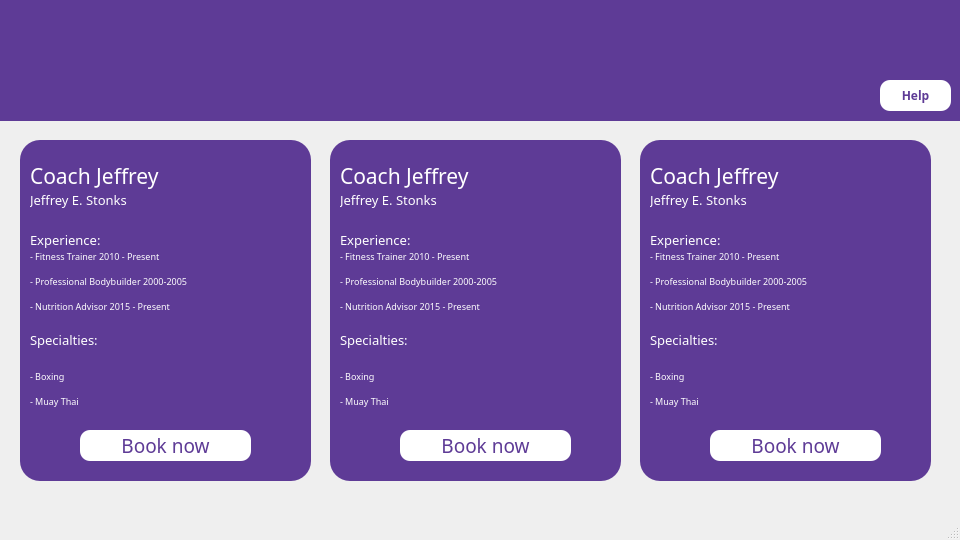
<?xml version="1.0" encoding="UTF-8"?>
<ui version="4.0">
 <class>MainWindow</class>
 <widget class="QMainWindow" name="MainWindow">
  <property name="geometry">
   <rect>
    <x>0</x>
    <y>0</y>
    <width>960</width>
    <height>540</height>
   </rect>
  </property>
  <property name="windowTitle">
   <string>MainWindow</string>
  </property>
  <widget class="QWidget" name="centralwidget">
   <widget class="QPushButton" name="help">
    <property name="geometry">
     <rect>
      <x>880</x>
      <y>80</y>
      <width>71</width>
      <height>31</height>
     </rect>
    </property>
    <property name="font">
     <font>
      <family>Arial Black</family>
      <bold>true</bold>
     </font>
    </property>
    <property name="styleSheet">
     <string notr="true">QPushButton
{
background-color:white ;
color:#5e3b96;
 border-radius:10px;
}</string>
    </property>
    <property name="text">
     <string>Help</string>
    </property>
   </widget>
   <widget class="QLabel" name="label_12">
    <property name="geometry">
     <rect>
      <x>260</x>
      <y>0</y>
      <width>421</width>
      <height>121</height>
     </rect>
    </property>
    <property name="text">
     <string/>
    </property>
    <property name="pixmap">
     <pixmap>../logos/logog.jpg</pixmap>
    </property>
    <property name="scaledContents">
     <bool>true</bool>
    </property>
   </widget>
   <widget class="QLabel" name="BGviolet">
    <property name="geometry">
     <rect>
      <x>0</x>
      <y>0</y>
      <width>961</width>
      <height>121</height>
     </rect>
    </property>
    <property name="styleSheet">
     <string notr="true">QLabel
{
background: #5e3b96;
}</string>
    </property>
    <property name="text">
     <string/>
    </property>
   </widget>
   <widget class="QLabel" name="coachname">
    <property name="geometry">
     <rect>
      <x>30</x>
      <y>160</y>
      <width>171</width>
      <height>31</height>
     </rect>
    </property>
    <property name="font">
     <font>
      <family>Arial Black</family>
      <pointsize>16</pointsize>
     </font>
    </property>
    <property name="layoutDirection">
     <enum>Qt::LayoutDirection::LeftToRight</enum>
    </property>
    <property name="styleSheet">
     <string notr="true">QLabel
{
color:white;
}</string>
    </property>
    <property name="text">
     <string>Coach Jeffrey</string>
    </property>
    <property name="alignment">
     <set>Qt::AlignmentFlag::AlignLeading|Qt::AlignmentFlag::AlignLeft|Qt::AlignmentFlag::AlignVCenter</set>
    </property>
   </widget>
   <widget class="QLabel" name="label_2">
    <property name="geometry">
     <rect>
      <x>30</x>
      <y>190</y>
      <width>171</width>
      <height>20</height>
     </rect>
    </property>
    <property name="font">
     <font>
      <family>Arial Black</family>
      <pointsize>10</pointsize>
     </font>
    </property>
    <property name="styleSheet">
     <string notr="true">QLabel
{
color:white;
}</string>
    </property>
    <property name="text">
     <string>Jeffrey E. Stonks</string>
    </property>
   </widget>
   <widget class="QLabel" name="label_3">
    <property name="geometry">
     <rect>
      <x>30</x>
      <y>230</y>
      <width>91</width>
      <height>21</height>
     </rect>
    </property>
    <property name="font">
     <font>
      <family>Arial Black</family>
      <pointsize>10</pointsize>
     </font>
    </property>
    <property name="styleSheet">
     <string notr="true">QLabel
{
color:white;
}</string>
    </property>
    <property name="text">
     <string>&lt;html&gt;&lt;head/&gt;&lt;body&gt;&lt;p&gt;Experience:&lt;/p&gt;&lt;/body&gt;&lt;/html&gt;</string>
    </property>
   </widget>
   <widget class="QPushButton" name="booknow1">
    <property name="geometry">
     <rect>
      <x>80</x>
      <y>430</y>
      <width>171</width>
      <height>31</height>
     </rect>
    </property>
    <property name="font">
     <font>
      <family>Arial Black</family>
      <pointsize>14</pointsize>
     </font>
    </property>
    <property name="styleSheet">
     <string notr="true">QPushButton
{
background-color:white;
color:#5e3b96;
border-radius:10px;
}</string>
    </property>
    <property name="text">
     <string>Book now</string>
    </property>
   </widget>
   <widget class="QLabel" name="BGviolet_2">
    <property name="geometry">
     <rect>
      <x>20</x>
      <y>140</y>
      <width>291</width>
      <height>341</height>
     </rect>
    </property>
    <property name="styleSheet">
     <string notr="true">QLabel
{
background: #5e3b96;
border-radius:20px;
}</string>
    </property>
    <property name="text">
     <string/>
    </property>
   </widget>
   <widget class="QLabel" name="BGviolet_3">
    <property name="geometry">
     <rect>
      <x>330</x>
      <y>140</y>
      <width>291</width>
      <height>341</height>
     </rect>
    </property>
    <property name="styleSheet">
     <string notr="true">QLabel
{
background: #5e3b96;
border-radius:20px;
}</string>
    </property>
    <property name="text">
     <string/>
    </property>
   </widget>
   <widget class="QLabel" name="BGviolet_4">
    <property name="geometry">
     <rect>
      <x>640</x>
      <y>140</y>
      <width>291</width>
      <height>341</height>
     </rect>
    </property>
    <property name="styleSheet">
     <string notr="true">QLabel
{
background: #5e3b96;
border-radius:20px;
}</string>
    </property>
    <property name="text">
     <string/>
    </property>
   </widget>
   <widget class="QLabel" name="label_4">
    <property name="geometry">
     <rect>
      <x>30</x>
      <y>250</y>
      <width>271</width>
      <height>71</height>
     </rect>
    </property>
    <property name="font">
     <font>
      <family>Arial Black</family>
      <pointsize>7</pointsize>
     </font>
    </property>
    <property name="styleSheet">
     <string notr="true">QLabel
{
color:white;
}</string>
    </property>
    <property name="text">
     <string>&lt;html&gt;&lt;head/&gt;&lt;body&gt;&lt;p&gt;&lt;span style=&quot; color:#ffffff;&quot;&gt;- Fitness Trainer 2010 - Present&lt;/span&gt;&lt;/p&gt;&lt;p&gt;&lt;span style=&quot; color:#ffffff;&quot;&gt;- Professional Bodybuilder 2000-2005&lt;/span&gt;&lt;/p&gt;&lt;p&gt;&lt;span style=&quot; color:#ffffff;&quot;&gt;- Nutrition Advisor 2015 - Present&lt;/span&gt;&lt;/p&gt;&lt;/body&gt;&lt;/html&gt;</string>
    </property>
    <property name="alignment">
     <set>Qt::AlignmentFlag::AlignLeading|Qt::AlignmentFlag::AlignLeft|Qt::AlignmentFlag::AlignTop</set>
    </property>
   </widget>
   <widget class="QLabel" name="label_5">
    <property name="geometry">
     <rect>
      <x>30</x>
      <y>330</y>
      <width>91</width>
      <height>21</height>
     </rect>
    </property>
    <property name="font">
     <font>
      <family>Arial Black</family>
      <pointsize>10</pointsize>
     </font>
    </property>
    <property name="styleSheet">
     <string notr="true">QLabel
{
color:white;
}</string>
    </property>
    <property name="text">
     <string>&lt;html&gt;&lt;head/&gt;&lt;body&gt;&lt;p&gt;Specialties:&lt;/p&gt;&lt;/body&gt;&lt;/html&gt;</string>
    </property>
   </widget>
   <widget class="QLabel" name="label_6">
    <property name="geometry">
     <rect>
      <x>30</x>
      <y>370</y>
      <width>271</width>
      <height>61</height>
     </rect>
    </property>
    <property name="font">
     <font>
      <family>Arial Black</family>
      <pointsize>7</pointsize>
     </font>
    </property>
    <property name="styleSheet">
     <string notr="true">QLabel
{
color:white;
}</string>
    </property>
    <property name="text">
     <string>&lt;html&gt;&lt;head/&gt;&lt;body&gt;&lt;p&gt;&lt;span style=&quot; color:#ffffff;&quot;&gt;- Boxing&lt;/span&gt;&lt;/p&gt;&lt;p&gt;&lt;span style=&quot; color:#ffffff;&quot;&gt;- Muay Thai&lt;/span&gt;&lt;/p&gt;&lt;/body&gt;&lt;/html&gt;</string>
    </property>
    <property name="alignment">
     <set>Qt::AlignmentFlag::AlignLeading|Qt::AlignmentFlag::AlignLeft|Qt::AlignmentFlag::AlignTop</set>
    </property>
   </widget>
   <widget class="QLabel" name="label">
    <property name="geometry">
     <rect>
      <x>210</x>
      <y>160</y>
      <width>80</width>
      <height>80</height>
     </rect>
    </property>
    <property name="font">
     <font>
      <pointsize>5</pointsize>
     </font>
    </property>
    <property name="text">
     <string/>
    </property>
    <property name="pixmap">
     <pixmap>../assets/pfp.jpg</pixmap>
    </property>
    <property name="scaledContents">
     <bool>true</bool>
    </property>
   </widget>
   <widget class="QLabel" name="label_7">
    <property name="geometry">
     <rect>
      <x>520</x>
      <y>160</y>
      <width>80</width>
      <height>80</height>
     </rect>
    </property>
    <property name="font">
     <font>
      <pointsize>5</pointsize>
     </font>
    </property>
    <property name="text">
     <string/>
    </property>
    <property name="pixmap">
     <pixmap>../assets/pfp.jpg</pixmap>
    </property>
    <property name="scaledContents">
     <bool>true</bool>
    </property>
   </widget>
   <widget class="QLabel" name="label_8">
    <property name="geometry">
     <rect>
      <x>830</x>
      <y>160</y>
      <width>80</width>
      <height>80</height>
     </rect>
    </property>
    <property name="font">
     <font>
      <pointsize>5</pointsize>
     </font>
    </property>
    <property name="text">
     <string/>
    </property>
    <property name="pixmap">
     <pixmap>../assets/pfp.jpg</pixmap>
    </property>
    <property name="scaledContents">
     <bool>true</bool>
    </property>
   </widget>
   <widget class="QLabel" name="coachname_2">
    <property name="geometry">
     <rect>
      <x>340</x>
      <y>160</y>
      <width>171</width>
      <height>31</height>
     </rect>
    </property>
    <property name="font">
     <font>
      <family>Arial Black</family>
      <pointsize>16</pointsize>
     </font>
    </property>
    <property name="layoutDirection">
     <enum>Qt::LayoutDirection::LeftToRight</enum>
    </property>
    <property name="styleSheet">
     <string notr="true">QLabel
{
color:white;
}</string>
    </property>
    <property name="text">
     <string>Coach Jeffrey</string>
    </property>
    <property name="alignment">
     <set>Qt::AlignmentFlag::AlignLeading|Qt::AlignmentFlag::AlignLeft|Qt::AlignmentFlag::AlignVCenter</set>
    </property>
   </widget>
   <widget class="QLabel" name="coachname_3">
    <property name="geometry">
     <rect>
      <x>650</x>
      <y>160</y>
      <width>171</width>
      <height>31</height>
     </rect>
    </property>
    <property name="font">
     <font>
      <family>Arial Black</family>
      <pointsize>16</pointsize>
     </font>
    </property>
    <property name="layoutDirection">
     <enum>Qt::LayoutDirection::LeftToRight</enum>
    </property>
    <property name="styleSheet">
     <string notr="true">QLabel
{
color:white;
}</string>
    </property>
    <property name="text">
     <string>Coach Jeffrey</string>
    </property>
    <property name="alignment">
     <set>Qt::AlignmentFlag::AlignLeading|Qt::AlignmentFlag::AlignLeft|Qt::AlignmentFlag::AlignVCenter</set>
    </property>
   </widget>
   <widget class="QLabel" name="label_9">
    <property name="geometry">
     <rect>
      <x>340</x>
      <y>190</y>
      <width>171</width>
      <height>20</height>
     </rect>
    </property>
    <property name="font">
     <font>
      <family>Arial Black</family>
      <pointsize>10</pointsize>
     </font>
    </property>
    <property name="styleSheet">
     <string notr="true">QLabel
{
color:white;
}</string>
    </property>
    <property name="text">
     <string>Jeffrey E. Stonks</string>
    </property>
   </widget>
   <widget class="QLabel" name="label_10">
    <property name="geometry">
     <rect>
      <x>650</x>
      <y>190</y>
      <width>171</width>
      <height>20</height>
     </rect>
    </property>
    <property name="font">
     <font>
      <family>Arial Black</family>
      <pointsize>10</pointsize>
     </font>
    </property>
    <property name="styleSheet">
     <string notr="true">QLabel
{
color:white;
}</string>
    </property>
    <property name="text">
     <string>Jeffrey E. Stonks</string>
    </property>
   </widget>
   <widget class="QLabel" name="label_11">
    <property name="geometry">
     <rect>
      <x>340</x>
      <y>230</y>
      <width>91</width>
      <height>21</height>
     </rect>
    </property>
    <property name="font">
     <font>
      <family>Arial Black</family>
      <pointsize>10</pointsize>
     </font>
    </property>
    <property name="styleSheet">
     <string notr="true">QLabel
{
color:white;
}</string>
    </property>
    <property name="text">
     <string>&lt;html&gt;&lt;head/&gt;&lt;body&gt;&lt;p&gt;Experience:&lt;/p&gt;&lt;/body&gt;&lt;/html&gt;</string>
    </property>
   </widget>
   <widget class="QLabel" name="label_13">
    <property name="geometry">
     <rect>
      <x>340</x>
      <y>250</y>
      <width>271</width>
      <height>71</height>
     </rect>
    </property>
    <property name="font">
     <font>
      <family>Arial Black</family>
      <pointsize>7</pointsize>
     </font>
    </property>
    <property name="styleSheet">
     <string notr="true">QLabel
{
color:white;
}</string>
    </property>
    <property name="text">
     <string>&lt;html&gt;&lt;head/&gt;&lt;body&gt;&lt;p&gt;&lt;span style=&quot; color:#ffffff;&quot;&gt;- Fitness Trainer 2010 - Present&lt;/span&gt;&lt;/p&gt;&lt;p&gt;&lt;span style=&quot; color:#ffffff;&quot;&gt;- Professional Bodybuilder 2000-2005&lt;/span&gt;&lt;/p&gt;&lt;p&gt;&lt;span style=&quot; color:#ffffff;&quot;&gt;- Nutrition Advisor 2015 - Present&lt;/span&gt;&lt;/p&gt;&lt;/body&gt;&lt;/html&gt;</string>
    </property>
    <property name="alignment">
     <set>Qt::AlignmentFlag::AlignLeading|Qt::AlignmentFlag::AlignLeft|Qt::AlignmentFlag::AlignTop</set>
    </property>
   </widget>
   <widget class="QLabel" name="label_14">
    <property name="geometry">
     <rect>
      <x>340</x>
      <y>330</y>
      <width>91</width>
      <height>21</height>
     </rect>
    </property>
    <property name="font">
     <font>
      <family>Arial Black</family>
      <pointsize>10</pointsize>
     </font>
    </property>
    <property name="styleSheet">
     <string notr="true">QLabel
{
color:white;
}</string>
    </property>
    <property name="text">
     <string>&lt;html&gt;&lt;head/&gt;&lt;body&gt;&lt;p&gt;Specialties:&lt;/p&gt;&lt;/body&gt;&lt;/html&gt;</string>
    </property>
   </widget>
   <widget class="QLabel" name="label_15">
    <property name="geometry">
     <rect>
      <x>340</x>
      <y>370</y>
      <width>271</width>
      <height>61</height>
     </rect>
    </property>
    <property name="font">
     <font>
      <family>Arial Black</family>
      <pointsize>7</pointsize>
     </font>
    </property>
    <property name="styleSheet">
     <string notr="true">QLabel
{
color:white;
}</string>
    </property>
    <property name="text">
     <string>&lt;html&gt;&lt;head/&gt;&lt;body&gt;&lt;p&gt;&lt;span style=&quot; color:#ffffff;&quot;&gt;- Boxing&lt;/span&gt;&lt;/p&gt;&lt;p&gt;&lt;span style=&quot; color:#ffffff;&quot;&gt;- Muay Thai&lt;/span&gt;&lt;/p&gt;&lt;/body&gt;&lt;/html&gt;</string>
    </property>
    <property name="alignment">
     <set>Qt::AlignmentFlag::AlignLeading|Qt::AlignmentFlag::AlignLeft|Qt::AlignmentFlag::AlignTop</set>
    </property>
   </widget>
   <widget class="QPushButton" name="booknow1_2">
    <property name="geometry">
     <rect>
      <x>400</x>
      <y>430</y>
      <width>171</width>
      <height>31</height>
     </rect>
    </property>
    <property name="font">
     <font>
      <family>Arial Black</family>
      <pointsize>14</pointsize>
     </font>
    </property>
    <property name="styleSheet">
     <string notr="true">QPushButton
{
background-color:white;
color:#5e3b96;
border-radius:10px;
}</string>
    </property>
    <property name="text">
     <string>Book now</string>
    </property>
   </widget>
   <widget class="QPushButton" name="booknow1_3">
    <property name="geometry">
     <rect>
      <x>710</x>
      <y>430</y>
      <width>171</width>
      <height>31</height>
     </rect>
    </property>
    <property name="font">
     <font>
      <family>Arial Black</family>
      <pointsize>14</pointsize>
     </font>
    </property>
    <property name="styleSheet">
     <string notr="true">QPushButton
{
background-color:white;
color:#5e3b96;
border-radius:10px;
}</string>
    </property>
    <property name="text">
     <string>Book now</string>
    </property>
   </widget>
   <widget class="QLabel" name="label_16">
    <property name="geometry">
     <rect>
      <x>650</x>
      <y>370</y>
      <width>271</width>
      <height>61</height>
     </rect>
    </property>
    <property name="font">
     <font>
      <family>Arial Black</family>
      <pointsize>7</pointsize>
     </font>
    </property>
    <property name="styleSheet">
     <string notr="true">QLabel
{
color:white;
}</string>
    </property>
    <property name="text">
     <string>&lt;html&gt;&lt;head/&gt;&lt;body&gt;&lt;p&gt;&lt;span style=&quot; color:#ffffff;&quot;&gt;- Boxing&lt;/span&gt;&lt;/p&gt;&lt;p&gt;&lt;span style=&quot; color:#ffffff;&quot;&gt;- Muay Thai&lt;/span&gt;&lt;/p&gt;&lt;/body&gt;&lt;/html&gt;</string>
    </property>
    <property name="alignment">
     <set>Qt::AlignmentFlag::AlignLeading|Qt::AlignmentFlag::AlignLeft|Qt::AlignmentFlag::AlignTop</set>
    </property>
   </widget>
   <widget class="QLabel" name="label_17">
    <property name="geometry">
     <rect>
      <x>650</x>
      <y>330</y>
      <width>91</width>
      <height>21</height>
     </rect>
    </property>
    <property name="font">
     <font>
      <family>Arial Black</family>
      <pointsize>10</pointsize>
     </font>
    </property>
    <property name="styleSheet">
     <string notr="true">QLabel
{
color:white;
}</string>
    </property>
    <property name="text">
     <string>&lt;html&gt;&lt;head/&gt;&lt;body&gt;&lt;p&gt;Specialties:&lt;/p&gt;&lt;/body&gt;&lt;/html&gt;</string>
    </property>
   </widget>
   <widget class="QLabel" name="label_18">
    <property name="geometry">
     <rect>
      <x>650</x>
      <y>250</y>
      <width>271</width>
      <height>71</height>
     </rect>
    </property>
    <property name="font">
     <font>
      <family>Arial Black</family>
      <pointsize>7</pointsize>
     </font>
    </property>
    <property name="styleSheet">
     <string notr="true">QLabel
{
color:white;
}</string>
    </property>
    <property name="text">
     <string>&lt;html&gt;&lt;head/&gt;&lt;body&gt;&lt;p&gt;&lt;span style=&quot; color:#ffffff;&quot;&gt;- Fitness Trainer 2010 - Present&lt;/span&gt;&lt;/p&gt;&lt;p&gt;&lt;span style=&quot; color:#ffffff;&quot;&gt;- Professional Bodybuilder 2000-2005&lt;/span&gt;&lt;/p&gt;&lt;p&gt;&lt;span style=&quot; color:#ffffff;&quot;&gt;- Nutrition Advisor 2015 - Present&lt;/span&gt;&lt;/p&gt;&lt;/body&gt;&lt;/html&gt;</string>
    </property>
    <property name="alignment">
     <set>Qt::AlignmentFlag::AlignLeading|Qt::AlignmentFlag::AlignLeft|Qt::AlignmentFlag::AlignTop</set>
    </property>
   </widget>
   <widget class="QLabel" name="label_19">
    <property name="geometry">
     <rect>
      <x>650</x>
      <y>230</y>
      <width>91</width>
      <height>21</height>
     </rect>
    </property>
    <property name="font">
     <font>
      <family>Arial Black</family>
      <pointsize>10</pointsize>
     </font>
    </property>
    <property name="styleSheet">
     <string notr="true">QLabel
{
color:white;
}</string>
    </property>
    <property name="text">
     <string>&lt;html&gt;&lt;head/&gt;&lt;body&gt;&lt;p&gt;Experience:&lt;/p&gt;&lt;/body&gt;&lt;/html&gt;</string>
    </property>
   </widget>
   <zorder>BGviolet_3</zorder>
   <zorder>BGviolet_2</zorder>
   <zorder>BGviolet</zorder>
   <zorder>help</zorder>
   <zorder>label_12</zorder>
   <zorder>coachname</zorder>
   <zorder>label_2</zorder>
   <zorder>label_3</zorder>
   <zorder>booknow1</zorder>
   <zorder>BGviolet_4</zorder>
   <zorder>label_4</zorder>
   <zorder>label_5</zorder>
   <zorder>label_6</zorder>
   <zorder>label</zorder>
   <zorder>label_7</zorder>
   <zorder>label_8</zorder>
   <zorder>coachname_2</zorder>
   <zorder>coachname_3</zorder>
   <zorder>label_9</zorder>
   <zorder>label_10</zorder>
   <zorder>label_11</zorder>
   <zorder>label_13</zorder>
   <zorder>label_14</zorder>
   <zorder>label_15</zorder>
   <zorder>booknow1_2</zorder>
   <zorder>booknow1_3</zorder>
   <zorder>label_16</zorder>
   <zorder>label_17</zorder>
   <zorder>label_18</zorder>
   <zorder>label_19</zorder>
  </widget>
  <widget class="QMenuBar" name="menubar">
   <property name="geometry">
    <rect>
     <x>0</x>
     <y>0</y>
     <width>960</width>
     <height>22</height>
    </rect>
   </property>
  </widget>
  <widget class="QStatusBar" name="statusbar"/>
 </widget>
 <resources/>
 <connections/>
</ui>
